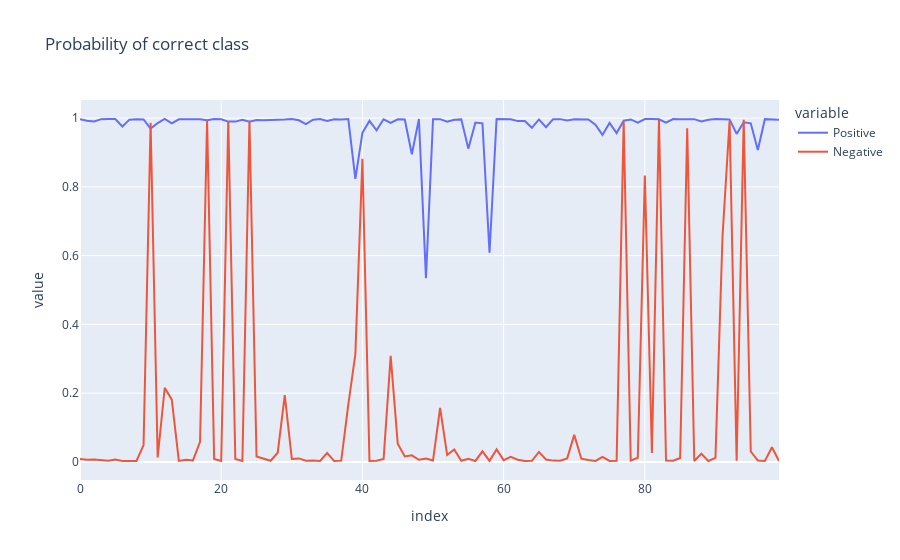

The cell this chart's notebook holds for it:
### Code cell
data_gen = AddUpToTargetDataset(size=None, d_vocab=32, n_ctx=23)
data_pos = data_gen.gen_positive_toks(100)
data_neg = data_gen.gen_negative_toks(100)

logits_pos, cache_pos = model_add.run_with_cache(data_pos)
logits_neg, cache_neg = model_add.run_with_cache(data_neg)

pos_probs = logits_pos[:, -1].softmax(-1)
neg_probs = logits_neg[:, -1].softmax(-1)
mpu.line([pos_probs[:, 1], neg_probs[:, 0]], title="Probability of correct class", names=["Positive", "Negative"])
